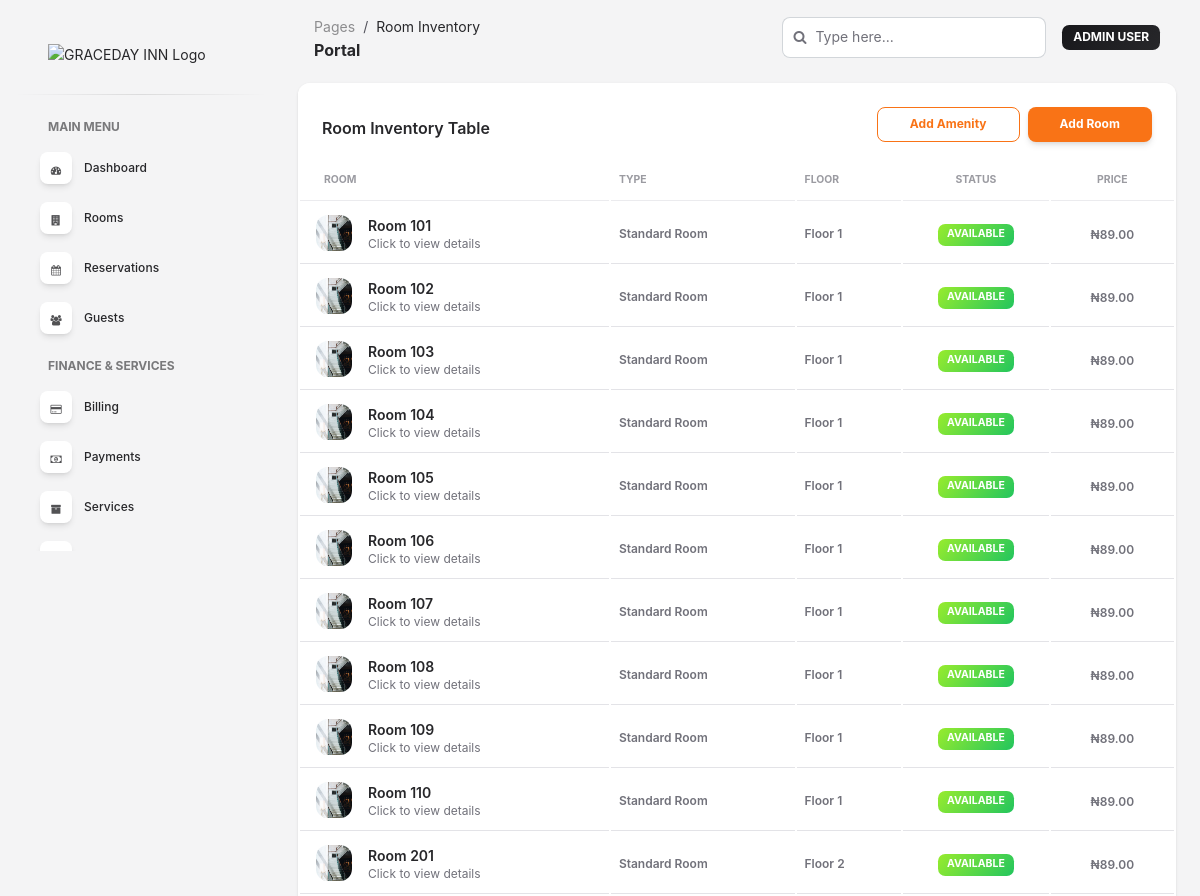
/portal/rooms/ (signed in, upper part), run on an earlier commit of the app's database.
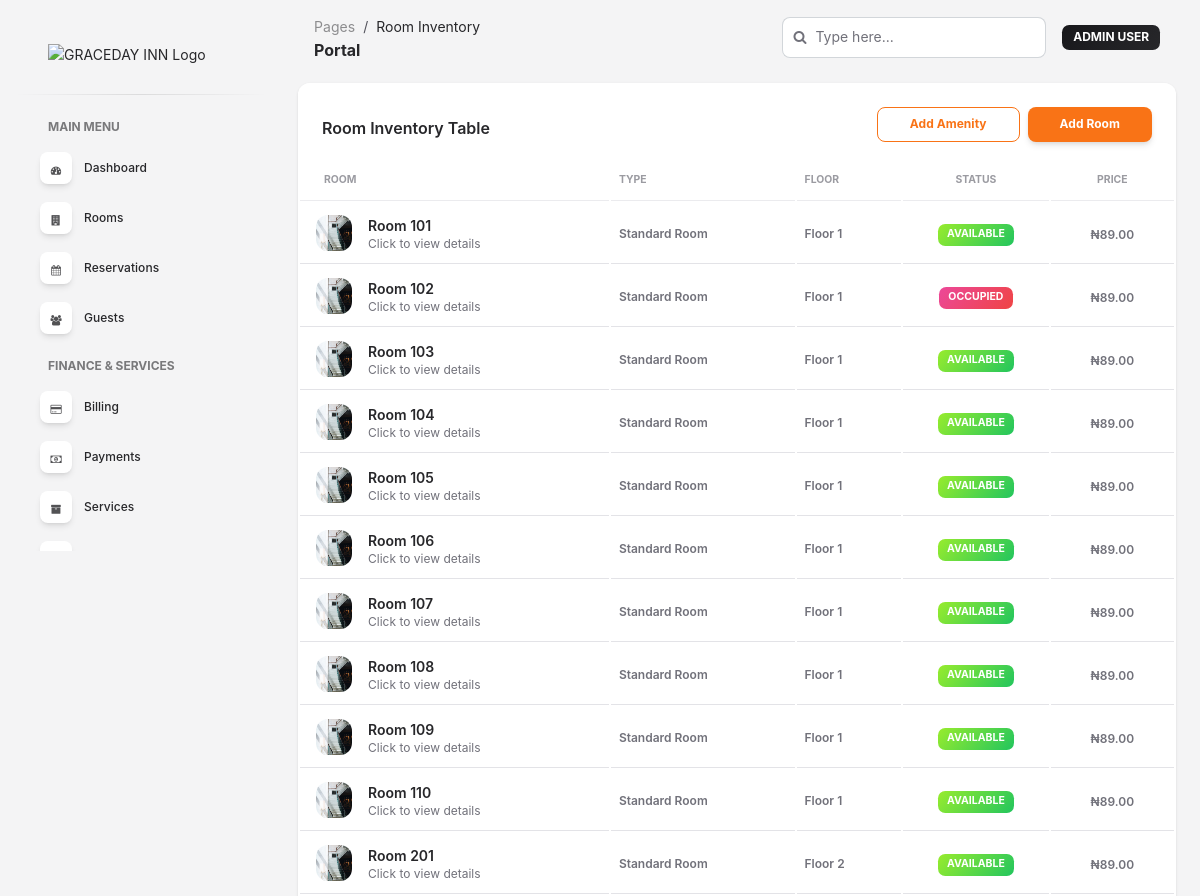
And on a later commit of the database.
### apps/rooms/models.py (models this page shows, shortened)
class Room(models.Model):
    STATUS_CHOICES = [
        ('available', 'Available'),
        ('occupied', 'Occupied'),
        ('housekeeping', 'Housekeeping'),
        ('maintenance', 'Maintenance'),
        ('out_of_order', 'Out of Order'),
    ]
    FLOOR_CHOICES = [(i, f'Floor {i}') for i in range(1, 11)]
    number = models.CharField(max_length=10, unique=True)
    room_type = models.ForeignKey(RoomType, on_delete=models.PROTECT, related_name='rooms')
    floor = models.PositiveIntegerField(choices=FLOOR_CHOICES, default=1)
    status = models.CharField(max_length=20, choices=STATUS_CHOICES, default='available')
    description = models.TextField(blank=True)
    notes = models.TextField(blank=True)
    is_active = models.BooleanField(default=True)
    created_at = models.DateTimeField(auto_now_add=True)
    updated_at = models.DateTimeField(auto_now=True)
    class Meta:
        ordering = ['number']
    @property
    def current_price(self):
        return self.room_type.base_price

class RoomType(models.Model):
    name = models.CharField(max_length=100)
    description = models.TextField(blank=True)
    base_price = models.DecimalField(max_digits=10, decimal_places=2)
    max_occupancy = models.PositiveIntegerField(default=2)
    amenities = models.ManyToManyField(Amenity, blank=True)
    image = models.ImageField(upload_to='room_types/', blank=True, null=True)
    def __str__(self):
        return self.name

### apps/frontend/views.py (the view)
@login_required
def portal_rooms(request):
    can_manage_rooms = request.user.role in STAFF_ROLES
    room_form = None
    amenity_form = None
    if can_manage_rooms:
        if request.method == 'POST':
            if 'amenity_submit' in request.POST:
                amenity_form = AmenityCreateForm(request.POST)
                if amenity_form.is_valid():
                    amenity = amenity_form.save()
                    messages.success(request, f'Amenity {amenity.name} created successfully.')
                    return redirect('frontend:portal-rooms')
            else:
                room_form = RoomCreateForm(request.POST)
                if room_form.is_valid():
                    room = room_form.save()
                    messages.success(request, f'Room {room.number} created successfully.')
                    return redirect('frontend:portal-rooms')
        else:
            room_form = RoomCreateForm()
            amenity_form = AmenityCreateForm()
    rooms = Room.objects.select_related('room_type').all()
    return render(
        request,
        'portals/tables.html',
        {
            'rooms': rooms,
            'stats': _portal_stats(request.user),
            'room_form': room_form,
            'amenity_form': amenity_form,
            'can_manage_rooms': can_manage_rooms,
        },
    )

### apps/frontend/forms.py (shortened to what this page needs)
class AmenityCreateForm(forms.ModelForm):
    preset = forms.ChoiceField(
        choices=[('', 'Create a custom amenity')] + [(name, label) for name, label, _, _ in ABOUT_PAGE_AMENITY_SUGGESTIONS],
        required=False,
        widget=forms.Select(attrs={'class': 'form-select'}),
    )
    class Meta:
        model = Amenity
        fields = ['name', 'icon', 'description']
        widgets = {
            'name': forms.TextInput(attrs={'class': 'form-control', 'placeholder': 'e.g. Spa Access'}),
            'icon': forms.TextInput(attrs={'class': 'form-control', 'placeholder': 'e.g. flaticon-029-wifi'}),
            'description': forms.Textarea(attrs={'class': 'form-control', 'rows': 3}),
        }
    def __init__(self, *args, **kwargs):
        super().__init__(*args, **kwargs)
        self.fields['name'].required = False
        self.fields['icon'].required = False

### apps/frontend/views.py (called while the page is built)
def _duration_to_minutes(duration):
    if not duration:
        return 0
    return round(duration.total_seconds() / 60, 2)

### apps/rooms/models.py (called while the page is built)
    def __str__(self):
        return self.name

### apps/frontend/templates/portals/tables.html (shortened to what the changed rows need)
{% extends 'base_portal.html' %}
{% load static %}
{% block content %}
<div class="row">
    <div class="col-12">
        <div class="card mb-4">
            <div class="card-body px-0 pt-0 pb-2">
                <div class="table-responsive p-0">
                    <table class="table align-items-center mb-0">
                        <thead>
                            <tr>
                                <th class="text-uppercase text-secondary text-xxs font-weight-bolder opacity-7">Room</th>
                                <th class="text-uppercase text-secondary text-xxs font-weight-bolder opacity-7 ps-2">Type</th>
                                <th class="text-uppercase text-secondary text-xxs font-weight-bolder opacity-7 ps-2">Floor</th>
                                <th class="text-center text-uppercase text-secondary text-xxs font-weight-bolder opacity-7">Status</th>
                                <th class="text-center text-uppercase text-secondary text-xxs font-weight-bolder opacity-7">Price</th>
                            </tr>
                        </thead>
                       <tbody>
                            {% for room in rooms %}
                            <tr onclick="window.location='{% url 'frontend:portal-room-detail' room.id %}'"
                                style="cursor:pointer;"
                                class="room-row">
                                <td>
                                    <div class="d-flex px-2 py-1">
                                        <div>
                                            {% if room.room_type.image %}
                                                <img src="{{ room.room_type.image.url }}"
                                                    class="avatar avatar-sm me-3"
                                                    alt="room">
                                            {% else %}
                                                <img src="{% static 'img/room/room-1.jpg' %}"
                                                    class="avatar avatar-sm me-3"
                                                    alt="room">
                                            {% endif %}
                                        </div>
                                        <div class="d-flex flex-column justify-content-center">
                                            <h6 class="mb-0 text-sm">
                                                Room {{ room.number }}
                                            </h6>
                                            <p class="text-xs text-secondary mb-0">
                                                Click to view details
                                            </p>
                                        </div>
                                    </div>
                                </td>
                                <td>
                                    <p class="text-xs font-weight-bold mb-0">
                                        {{ room.room_type.name }}
                                    </p>
                                </td>
                                <td>
                                    <p class="text-xs font-weight-bold mb-0">
                                        Floor {{ room.floor }}
                                    </p>
                                </td>
                                <td class="align-middle text-center text-sm">
                                    {% if room.status == 'available' %}
                                        <span class="badge bg-gradient-success">
                                            Available
                                        </span>
                                    {% elif room.status == 'occupied' %}
                                        <span class="badge bg-gradient-danger">
                                            Occupied
                                        </span>
                                    {% elif room.status == 'housekeeping' %}
                                        <span class="badge bg-gradient-warning">
                                            Housekeeping
                                        </span>
                                    {% elif room.status == 'maintenance' %}
                                        <span class="badge bg-gradient-dark">
                                            Maintenance
                                        </span>
                                    {% else %}
                                        <span class="badge bg-gradient-secondary">
                                            Out of Order
                                        </span>
                                    {% endif %}
                                </td>
                                <td class="align-middle text-center">
                                    <span class="text-secondary text-xs font-weight-bold">
                                        ₦{{ room.current_price }}
                                    </span>
                                </td>
                            </tr>
                            {% empty %}
                            <tr>
                                <td colspan="5" class="text-center py-4">
                                    <strong>No rooms configured.</strong>
                                </td>
                            </tr>
                            {% endfor %}
                        </tbody>
                    </table>
                </div>
            </div>
        </div>
    </div>
</div>
{% endblock %}

What changed in the data, as far as the page shows it:
changed Room (number 2 of 11 on the later page): status "AVAILABLE" → "OCCUPIED"
